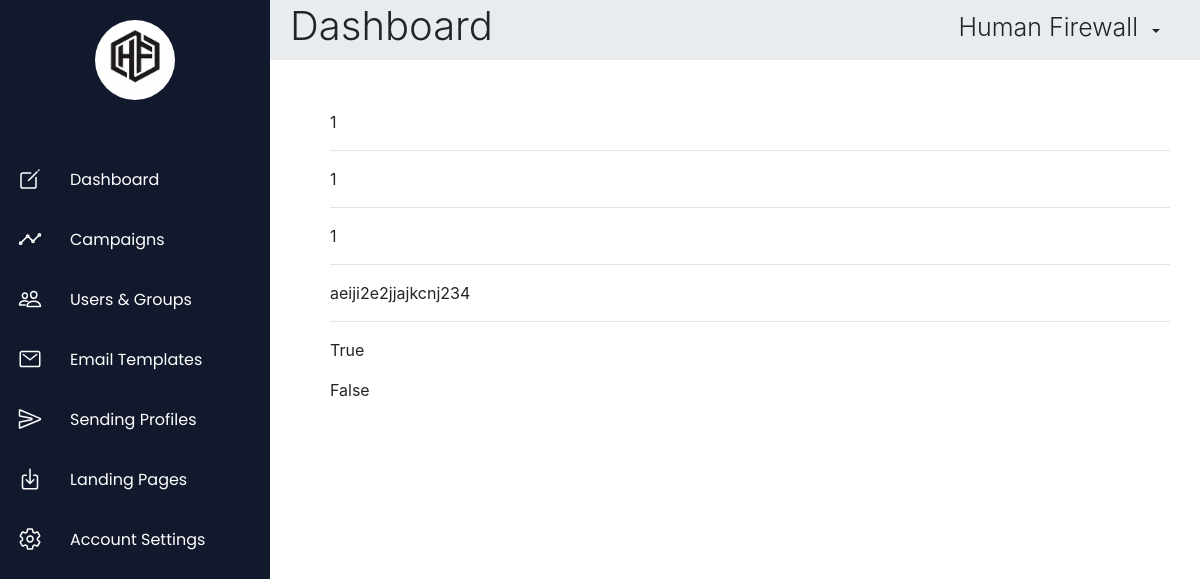
Page /dashboard (signed in) on the committed database.
### App/models.py (models this page shows)
class TimeStampMixin(models.Model):
    class Meta:
        abstract = True
    created_on = models.DateTimeField(auto_now_add=True)
    modified_on = models.DateTimeField(auto_now=True)

class CampaignResults(TimeStampMixin):
    class Meta:
        unique_together = (('campaign', 'user'),)
    campaign = models.ForeignKey(Campaign, on_delete=models.CASCADE)
    user = models.ForeignKey(Targets, on_delete=models.CASCADE)
    userClickStatus = models.BooleanField(default=False)
    userEmailStatus = models.BooleanField(default=False)
    image_id = models.CharField(max_length=50, unique=True)

### App/views.py (the view)
# urls.py: path('dashboard',views.dashboard, name="dashboard"),
def dashboard(request):
    if request.session.has_key('id'):
        id = request.session['id']
        return render(request, "dashboard.html", context={ "title": "Dashboard - Human Firewall", "header": "Dashboard","data": CampaignResults.objects.all() })
    else:
        messages.info(request, 'Kindly Login To Continue')
        return redirect("login")

### templates/dashboard.html
{% extends 'base.html' %}
{% block content %}
    <div class="container-fluid content">
        {% if data.values.count > 0 %}
            {% for d in data.values %}
                <p>{{ d.id }}</p><hr>
                <p>{{ d.campaign_id }}</p><hr>
                <p>{{ d.user_id }}</p><hr>
                <p>{{ d.image_id }}</p><hr>
                <p>{{ d.userEmailStatus }}</p>
        <p>{{ d.userClickStatus }}</p>
            {% endfor %}
        {% endif %}
    </div>
{% endblock %}

### static/css/base.css (style rules this page uses)
* { margin: 0; padding: 0; box-sizing: border-box; }
body { min-height: 100vh; }
.container-fluid.content { margin-top: 50px; margin-left: 60px; padding-left: 60px; padding-right: 60px; transition: 0.5s; width: 95%; }

### rows in the picture
CampaignResults: id "1", campaign_id "1", user_id "1", image_id "aeiji2e2jjajkcnj234", userEmailStatus "True", userClickStatus "False"

### other values in the picture
{{ header }} "Dashboard"
{{ request.session.username }} "Human Firewall"
